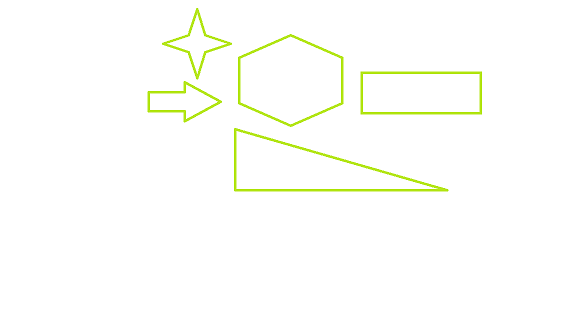
#> input picture corner1.png, 576 x 324 px; its folder holds 8 pictures in this run
$ jupyter execute --allow-errors Crop+Stuff.ipynb
#> lines starting #> are read from the running program, lines starting #| are printed output that depends on the picture; after the words box and inside, x2 and y2 are one past the last pixel; in counts of white or black regions, pixels touching at a corner belong together
[cell 1]
# import the necessary packages
from skimage.metrics import structural_similarity as ssim
import numpy as np
import cv2
from PIL import Image

def resize(filename):
    img = Image.open(filename+'.jpg')
    img = img.resize((100,148))
    img.save(filename + '.jpg')
    x = np.array(img)
    print(x.shape)
#> (the rest of this cell did not finish here and is left out)

[cell 2]
# import the required library
import numpy as np
import cv2
from matplotlib import pyplot as plt

# read the image
img = cv2.imread('corner1.png')
#> img is the input picture: shape (324, 576, 3); mean B, G, R 250.1, 254.4, 253.4

# convert image to gray scale image
gray = cv2.cvtColor(img, cv2.COLOR_RGB2GRAY)
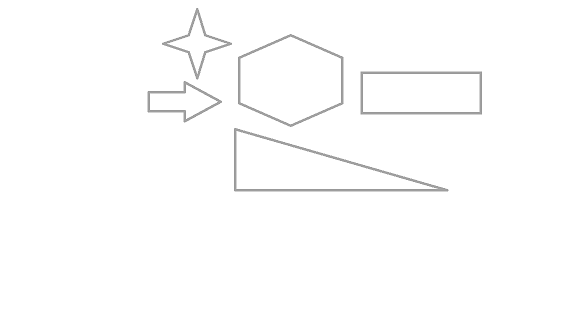
#> gray: shape (324, 576); min 149, max 255, mean 253

# detect corners with the goodFeaturesToTrack function.
corners = cv2.goodFeaturesToTrack(gray, 27, 0.01, 10)
#> corners = 27 rows, first 8: [231, 43], [162, 43], [197, 8], [197, 78], [447, 190], [221, 101], [184, 121], [363, 111]
corners = np.int0(corners)

# we iterate through each corner,
# making a circle at each point that we think is a corner.
for i in corners:
    x, y = i.ravel()
    cv2.circle(img, (x, y), 3, 255, -1)
#> this loop made 27 passes
#> (x, y) on passes 1 to 12: (231, 43), (162, 43), (197, 8), (197, 78), (447, 190), (221, 101), (184, 121), (363, 111), (150, 109), (363, 74), (186, 85), (237, 132)
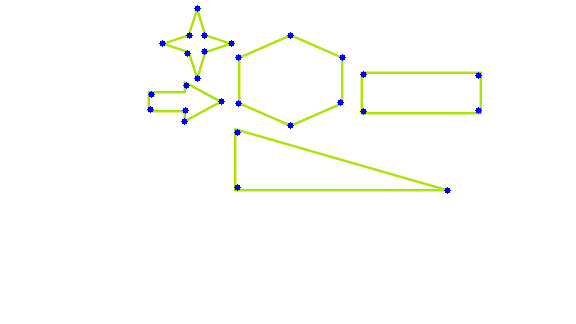
#> img: shape (324, 576, 3); 0.42% of pixels changed, all inside (x1, y1, x2, y2) = (147, 5, 482, 194)
plt.imshow(img), plt.show()

[cell 3]
"""
Contour detection and drawing using different extraction modes to complement
the understanding of hierarchies
"""
image2 = cv2.imread('image2.jpg')
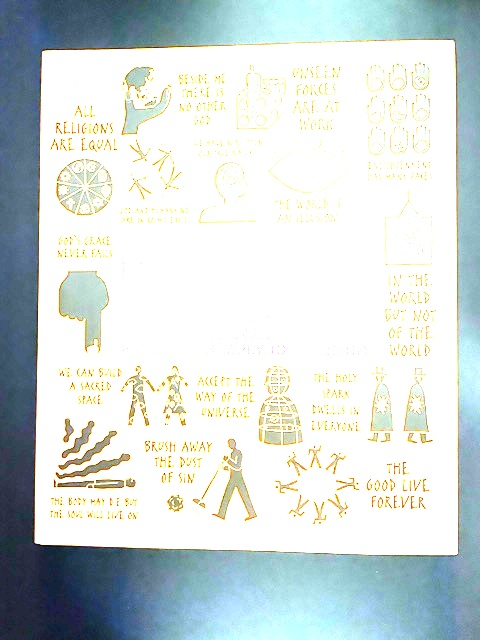
#> input picture image2.jpg, 480 x 640 px
#> image2 is the input picture: shape (640, 480, 3); mean B, G, R 216.8, 217.8, 208.2
img_gray2 = cv2.cvtColor(image2, cv2.COLOR_BGR2GRAY)
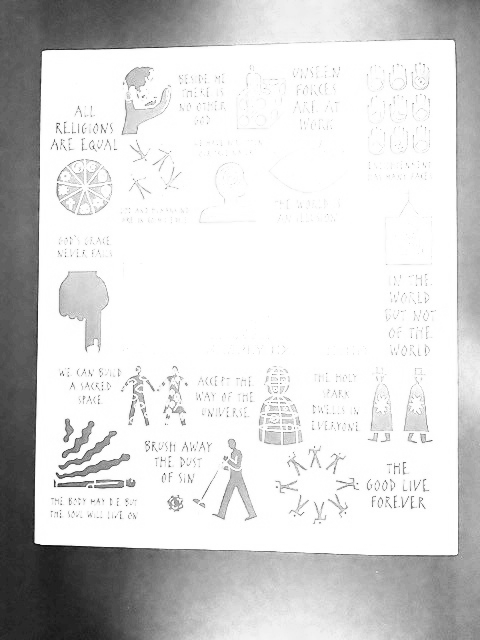
#> img_gray2: shape (640, 480); min 8, max 255, mean 214.8
ret, thresh2 = cv2.threshold(img_gray2, 150, 255, cv2.THRESH_BINARY)
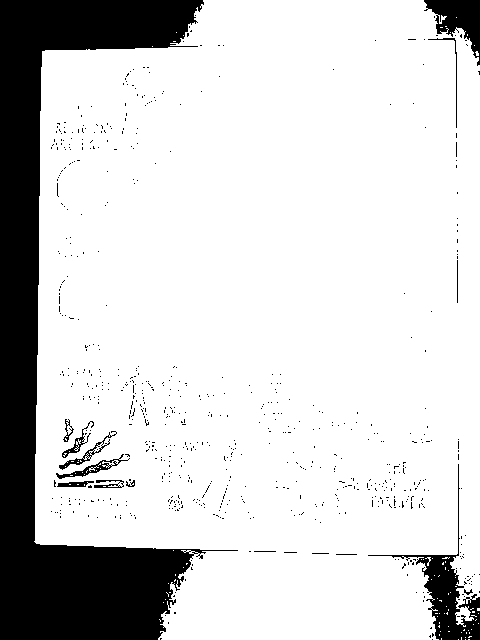
#> thresh2: shape (640, 480); 83% white; 691 black regions (676 under 20 px)

contours4, hierarchy4 = cv2.findContours(thresh2, cv2.RETR_EXTERNAL, cv2.CHAIN_APPROX_NONE)
#> contours4 = 76 contours, 75 with area under 20; largest, box (x1, y1, x2, y2) and area: (34, 0, 480, 640) 256082
image_copy5 = image2.copy()
cv2.drawContours(image_copy5, contours4, -1, (0, 255, 0), 2, cv2.LINE_AA)
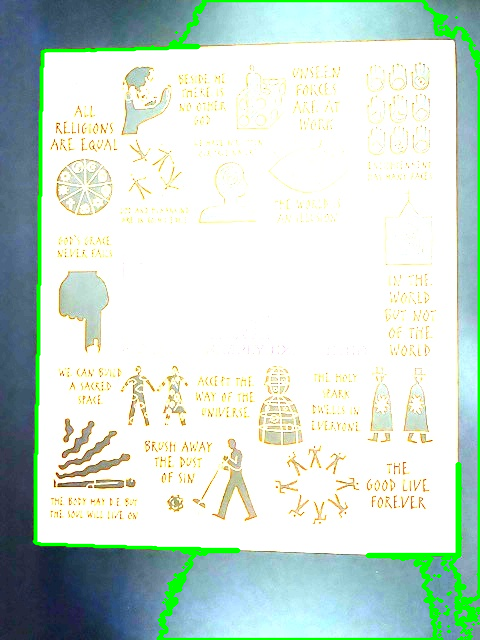
#> image_copy5: shape (640, 480, 3); 4.38% of pixels changed, all inside (x1, y1, x2, y2) = (32, 0, 480, 640)
# see the results
cv2.imshow('EXTERNAL', image_copy5)
print(f"EXTERNAL: {hierarchy4}")
#> (printed output is left out)
cv2.waitKey(0)
cv2.imwrite('contours_retr_external.jpg', image_copy5)
cv2.destroyAllWindows()

[cell 4]
from skimage.metrics import structural_similarity as ssim
import numpy as np
import cv2
from PIL import Image
def crop(image='coverphotoused',alpha= 5):
    image = cv2.imread(image + '.jpg')
    beta = 10
    adjusted = cv2.convertScaleAbs(image, alpha=alpha, beta=beta)
    cv2.imwrite('image2.jpg', adjusted)
    image= cv2.imread('image2.jpg')
    original_image= image
    gray= cv2.cvtColor(image,cv2.COLOR_BGR2GRAY)
    edges= cv2.Canny(gray, 50,200)
    contours, hierarchy= cv2.findContours(edges.copy(), cv2.RETR_EXTERNAL, cv2.CHAIN_APPROX_NONE)
    sorted_contours= sorted(contours, key=cv2.contourArea, reverse= True)
    for (i,c) in enumerate(sorted_contours):
        x,y,w,h= cv2.boundingRect(c)
        cropped_contour= original_image[y:y+h, x:x+w]
        image_name= "coverphotoused.jpg"
        cv2.imwrite(image_name, cropped_contour)
        readimage= cv2.imread(image_name)
def resize(filename):
    img = Image.open(filename+'.jpg')
    img = img.resize((100,148))
    img.save(filename + '.jpg')

def grayscale(filename):
    img_rgb = Image.open(filename+'.jpg')
    img_gray = img_rgb.convert('L')
    img_gray.save(filename+'g.jpg')
def runcropscale(image = 'coverphotoused'):
    crop(image)
    resize('coverphoto')
    resize('coverphotoused')
    grayscale('coverphoto')
    grayscale('coverphotoused')
    gi1 = cv2.imread("coverphotog.jpg")
    gi2 = cv2.imread("coverphotousedg.jpg")
    return ssim(gi1, gi2, channel_axis=2)
#> (the rest of this cell did not finish here and is left out)

[cell 5]
image = cv2.imread('coverphotoused.jpg')
alpha = 2
beta = 10
adjusted = cv2.convertScaleAbs(image, alpha=alpha, beta=beta)
cv2.imwrite('image2.jpg', adjusted)
#> Out = True
